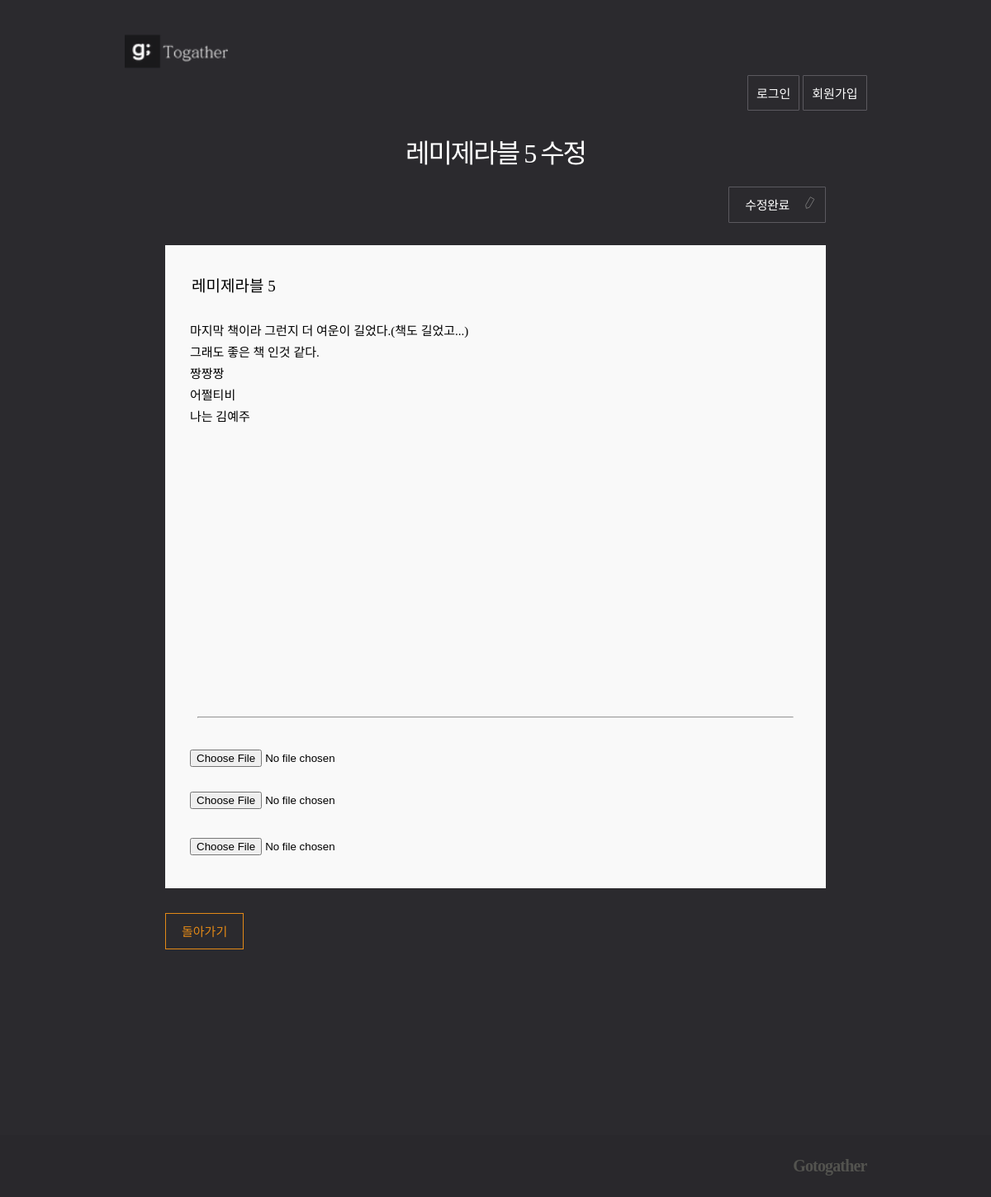
Page /classes/23/lesson/9/posts/50/edit/ on the committed database.
### posts/models.py (models this page shows, shortened)
class Post(models.Model):
  title = models.CharField(max_length=50)
  content = models.TextField(validators=[
      MinLengthValidator(10, '너무 짧군요! 10자 이상 적어주세요.')
  ])
  image1 = models.ImageField(upload_to="post_pics", blank=True)
  image2 = models.ImageField(upload_to="post_pics", blank=True)
  image3 = models.ImageField(upload_to="post_pics", blank=True)
  dt_created = models.DateTimeField(verbose_name="Date Created", auto_now_add=True)
  uplesson = models.ForeignKey(Lesson, on_delete=CASCADE)
  author = models.ForeignKey(User, on_delete=DO_NOTHING)

### posts/views.py (the view, shortened to what this page needs)
# urls.py: path('classes/<int:class_id>/lesson/<int:lesson_id>/posts/<int:post_id>/edit/', views.PostUpdateView.as_view(), name='post-update'),
class PostUpdateView(LoginRequiredMixin, UserPassesTestMixin, UpdateView):
  model = Post
  template_name = "posts/post_form.html"
  lookup_url_kwarg = "lesson_id"
  lookup_field = "class_id"
  pk_url_kwarg = "post_id"
  form_class = PostForm
  redirect_unauthenticated_users = True
  raise_exception = True
  def get_context_data(self, **kwargs):
    context = super().get_context_data(**kwargs)
    post_id = self.kwargs.get("post_id")
    lesson_id = self.kwargs.get("lesson_id")
    class_id = self.kwargs.get("class_id")
    context["post"] = Post.objects.get(id=post_id)
    context["lesson"] = Lesson.objects.get(id=lesson_id)
    context["class"] = Class.objects.get(id=class_id)
    return context

### posts/forms.py (shortened to what this page needs)
class PostForm(forms.ModelForm):
  class Meta:
    model = Post
    fields = [
      'title',
      'content',
      'image1',
      'image2',
      'image3',
    ]
    widgets = {
      'title': forms.TextInput(attrs={
        'class': 'title',
        'placeholder': '책이름 숫자 (예: 레미제라블5)'}),
      'content': forms.Textarea(attrs={
        'placeholder': '내용을 입력하세요'})
      }

### posts/templates/posts/post_form.html (shortened to what this page needs)
{% extends './base.html' %}
{% load static %}
{% block css %}
    <link rel="stylesheet" href="{% static 'posts/css/post_form.css' %}">
{% endblock css %}
{% block post_header %}
    <h1 class="header">
      {% if post %}
        {{post.title}} 수정
      {% else %}
        글쓰기
      {% endif %}
    </h1>
{% endblock post_header %}
{% block content %}
    <form method="post" enctype="multipart/form-data">{% csrf_token %}
        <div class="submit">
          {% if post %}
            <input type="submit" value="수정완료">
          {% else %}
            <input type="submit" value="작성완료">
          {% endif %}
        </div>
        <div class="editor">
            <p class="nonpadding">{{form.title}}</p>
            <p>{{form.content}}</p>
            <hr id="hr">
            <p class="imagefield">
              {{form.image1}}
            </p>
            <p class="imagefield">
              {{form.image2}}
            </p>
            <p class="lastimagefield">
              {{form.image3}}
            </p>
        </div>
    </form>
    <div class="btn_back">
      {% if post %}
        <a href="{% url 'post-detail' class.id lesson.id post.id %}">돌아가기</a>
      {% else %}
        <a href="{% url 'post-list' class.id lesson.id %}">돌아가기</a>
      {% endif %}
    </div>
{% endblock content %}

### posts/static/posts/css/post_form.css (style rules this page uses)
h1,h2,h3,p,a,ul,li { margin: 0; padding: 0; font-family : 'NanumMyeongjo'; font-weight: 200; list-style: none; text-decoration: none; outline: none; color: black; }
html { position: relative; min-height: 100%; margin: 0; }
body { min-height: 100%; margin: 0; padding: 0; background: #2b2a2e; -webkit-font-smoothing: antialiased; -moz-osx-font-smoothing: auto; }
h1 { text-align: center; font-size: 32px; letter-spacing: -2px; color: #fff; }
.submit { margin-bottom: 27px; text-align: right; }
input[type="submit"] { padding: 10px 43px 11px 19px; font-size: 15px; font-family : 'NanumMyeongjo'; color: #fff; border: 1px solid #5b595f; border-radius: 1px; letter-spacing: -0.35px; background: url(../images/pen.svg)no-repeat 89px 11px/16px; cursor: pointer; }
.editor { background: #f9f9f9; }
input[type="text"] { display: block; width: 100%; border: none; font-size: 19px; font-family : 'NanumMyeongjo'; background-color: transparent; box-sizing: border-box; }
.nonpadding { padding: 35px 33px 0 30px; }
textarea { width: 100%; height: 500px; padding: 33px 33px 30px 30px; border: none; font-size: 15px; line-height: 1.73; font-family : 'NanumMyeongjo'; background-color: transparent; resize: none; box-sizing: border-box; }
textarea,input:focus { outline: none; }
textarea::placeholder { color: #a9abb7; letter-spacing: -0.44px; }
input::placeholder { color: #a9abb7; letter-spacing: -0.44px; }
.btn_back a { display: inline-block; margin-top: 30px; padding: 10px 19px 11px; color: #e38917; font-size: 15px; border: 1px solid #e38917; }
.header { margin-top: 80px; }
.imagefield { padding: 30px 33px 0 30px; }
.lastimagefield { padding: 35px 33px 40px 30px; }
#hr { width: 720px; }

### rows in the picture
Post: title "레미제라블 5", content "마지막 책이라 그런지 더 여운이 길었다.(책도 길었고...) 그래도 좋은 책 인것 같다. 짱짱짱 어쩔티비 나는 김예주"
